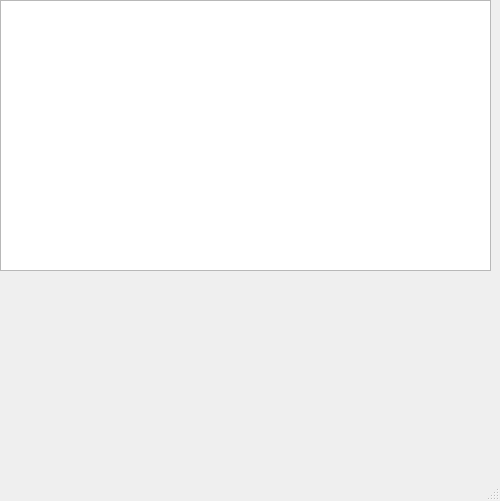
<?xml version="1.0" encoding="UTF-8"?>
<ui version="4.0">
 <class>MainWindow</class>
 <widget class="QMainWindow" name="MainWindow">
  <property name="geometry">
   <rect>
    <x>0</x>
    <y>0</y>
    <width>500</width>
    <height>501</height>
   </rect>
  </property>
  <property name="windowTitle">
   <string>MainWindow</string>
  </property>
  <widget class="QWidget" name="centralwidget">
   <widget class="QTableWidget" name="tableWidget">
    <property name="geometry">
     <rect>
      <x>0</x>
      <y>0</y>
      <width>491</width>
      <height>271</height>
     </rect>
    </property>
   </widget>
  </widget>
  <widget class="QMenuBar" name="menubar">
   <property name="geometry">
    <rect>
     <x>0</x>
     <y>0</y>
     <width>500</width>
     <height>26</height>
    </rect>
   </property>
  </widget>
  <widget class="QStatusBar" name="statusbar"/>
 </widget>
 <resources/>
 <connections/>
</ui>
